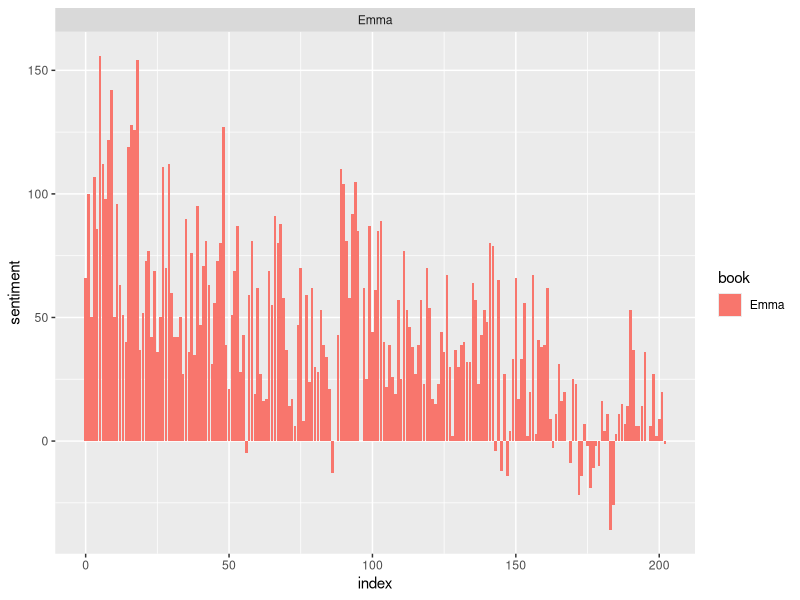
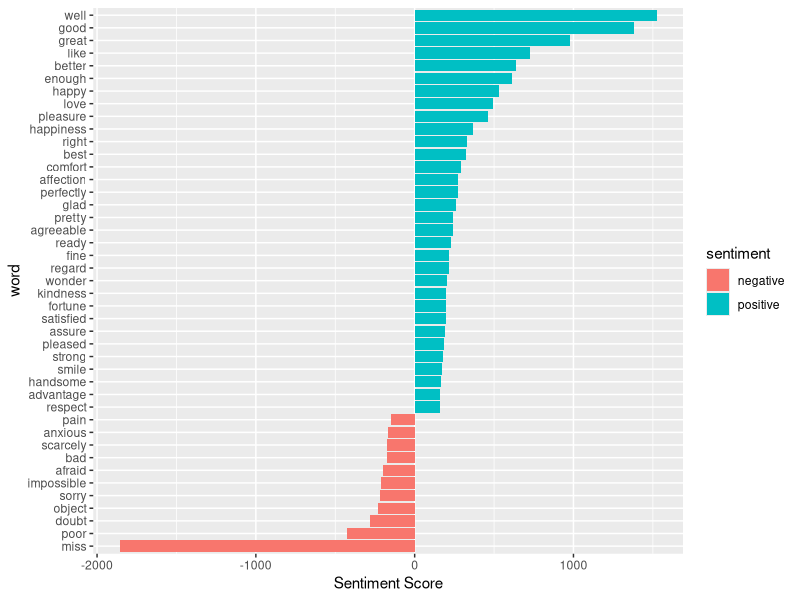
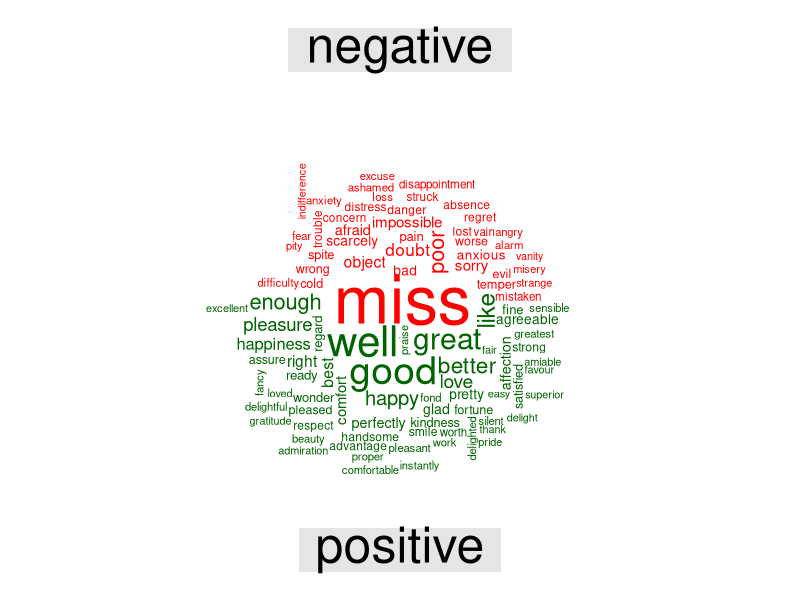

R code for these plots, in order:
install.packages("tidytext")
library(tidytext)
sentiments
get_sentiments("bing")

library(janeaustenr)
library(stringr)
library(tidytext)
library(dplyr)
tidy_data <- austen_books() %>%
  group_by(book) %>%
  mutate(linenumber = row_number(),
         chapter = cumsum(str_detect(text, regex("^chapter [\\divxlc]", 
                                                 ignore_case = TRUE)))) %>%
  ungroup() %>%
  unnest_tokens(word, text)

positive_senti <- get_sentiments("bing") %>%
  filter(sentiment == "positive")
tidy_data %>%
  filter(book == "Emma") %>%
  semi_join(positive_senti) %>%
  count(word, sort = TRUE)

library(tidyr)
bing <- get_sentiments("bing")
Emma_sentiment <- tidy_data %>%
  inner_join(bing) %>%
  count(book = "Emma" , index = linenumber %/% 80, sentiment) %>%
  spread(sentiment, n, fill = 0) %>%
  mutate(sentiment = positive - negative)

library(ggplot2)
ggplot(Emma_sentiment, aes(index, sentiment, fill = book)) +
  geom_bar(stat = "identity", show.legend = TRUE) +
  facet_wrap(~book, ncol = 2, scales = "free_x")

counting_words <- tidy_data %>%
  inner_join(bing) %>%
  count(word, sentiment, sort = TRUE)
head(counting_words)

counting_words %>%
  filter(n > 150) %>%
  mutate(n = ifelse(sentiment == "negative", -n, n)) %>%
  mutate(word = reorder(word, n)) %>%
  ggplot(aes(word, n, fill = sentiment))+
  geom_col() +
  coord_flip() +
  labs(y = "Sentiment Score")

install.packages("tm")
library(reshape2)
library(tm)
install.packages("wordcloud")
library(wordcloud)
tidy_data %>%
  inner_join(bing) %>%
  count(word, sentiment, sort = TRUE) %>%
  acast(word ~ sentiment, value.var = "n", fill = 0) %>%
  comparison.cloud(colors = c("red", "dark green"),
                   max.words = 100)
